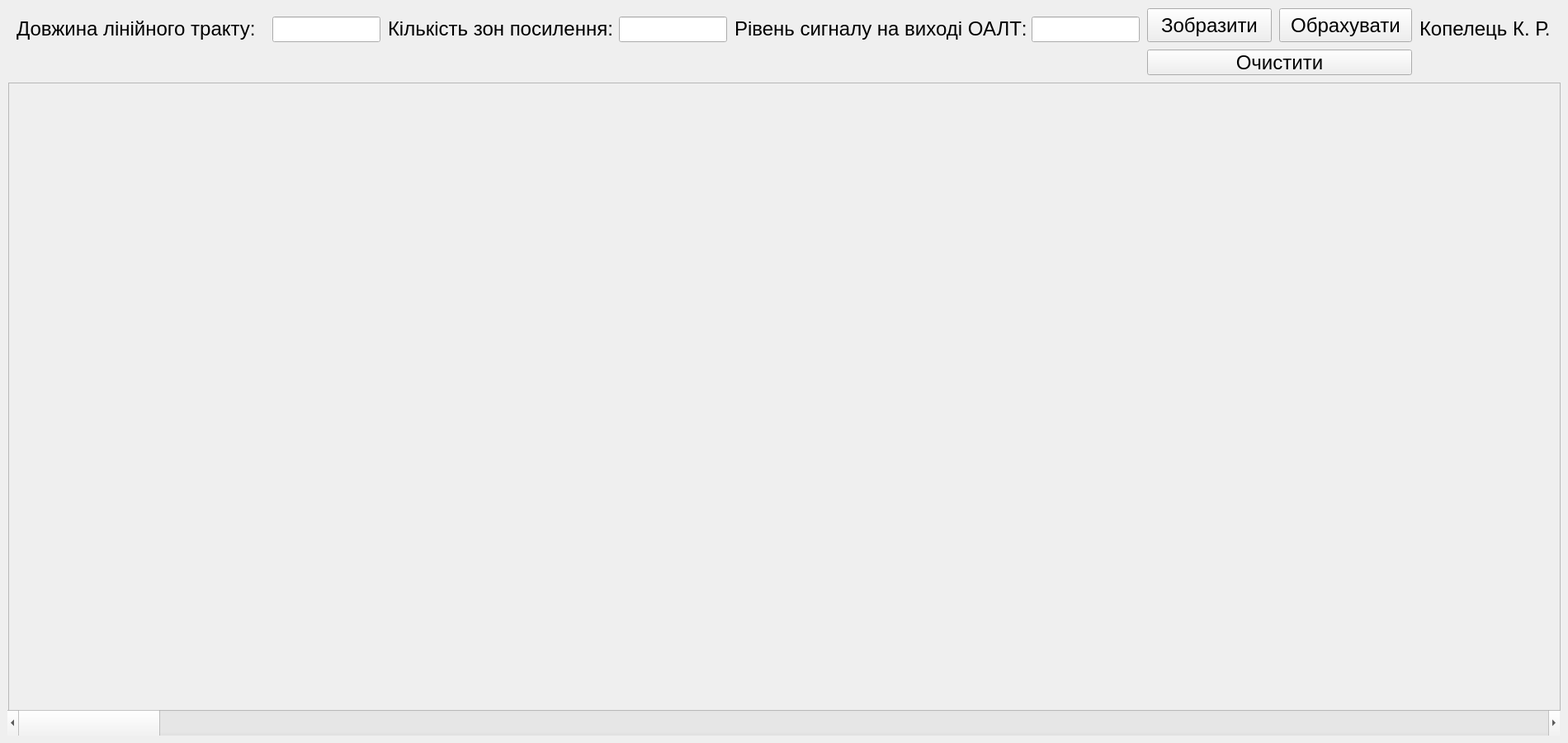
<?xml version="1.0" encoding="UTF-8"?>
<ui version="4.0">
 <class>MainWindow</class>
 <widget class="QMainWindow" name="MainWindow">
  <property name="geometry">
   <rect>
    <x>0</x>
    <y>0</y>
    <width>1900</width>
    <height>900</height>
   </rect>
  </property>
  <property name="font">
   <font>
    <pointsize>18</pointsize>
   </font>
  </property>
  <property name="windowTitle">
   <string>MainWindow</string>
  </property>
  <widget class="QWidget" name="centralWidget">
   <widget class="QLabel" name="LabelLenth">
    <property name="geometry">
     <rect>
      <x>20</x>
      <y>20</y>
      <width>301</width>
      <height>31</height>
     </rect>
    </property>
    <property name="text">
     <string>&lt;html&gt;&lt;head/&gt;&lt;body&gt;&lt;p&gt;Довжина лінійного тракту:&lt;/p&gt;&lt;/body&gt;&lt;/html&gt;</string>
    </property>
   </widget>
   <widget class="QLineEdit" name="Lenth">
    <property name="geometry">
     <rect>
      <x>330</x>
      <y>20</y>
      <width>131</width>
      <height>31</height>
     </rect>
    </property>
   </widget>
   <widget class="QLabel" name="LabelStartLevel">
    <property name="geometry">
     <rect>
      <x>890</x>
      <y>20</y>
      <width>361</width>
      <height>31</height>
     </rect>
    </property>
    <property name="text">
     <string>&lt;html&gt;&lt;head/&gt;&lt;body&gt;&lt;p&gt;Рівень сигналу на виході ОАЛТ:&lt;/p&gt;&lt;/body&gt;&lt;/html&gt;</string>
    </property>
   </widget>
   <widget class="QLabel" name="LabelNumberZoneAmplifier">
    <property name="geometry">
     <rect>
      <x>470</x>
      <y>20</y>
      <width>281</width>
      <height>31</height>
     </rect>
    </property>
    <property name="text">
     <string>&lt;html&gt;&lt;head/&gt;&lt;body&gt;&lt;p&gt;Кількість зон посилення:&lt;/p&gt;&lt;/body&gt;&lt;/html&gt;</string>
    </property>
   </widget>
   <widget class="QLineEdit" name="NumberZoneAmplifier">
    <property name="geometry">
     <rect>
      <x>750</x>
      <y>20</y>
      <width>131</width>
      <height>31</height>
     </rect>
    </property>
   </widget>
   <widget class="QLineEdit" name="StartLevel">
    <property name="geometry">
     <rect>
      <x>1250</x>
      <y>20</y>
      <width>131</width>
      <height>31</height>
     </rect>
    </property>
   </widget>
   <widget class="QLabel" name="LabelCopyrighted">
    <property name="geometry">
     <rect>
      <x>1720</x>
      <y>20</y>
      <width>171</width>
      <height>31</height>
     </rect>
    </property>
    <property name="text">
     <string>&lt;html&gt;&lt;head/&gt;&lt;body&gt;&lt;p&gt;Копелець К. Р.&lt;/p&gt;&lt;/body&gt;&lt;/html&gt;</string>
    </property>
   </widget>
   <widget class="QPushButton" name="BtnDraw">
    <property name="geometry">
     <rect>
      <x>1390</x>
      <y>10</y>
      <width>151</width>
      <height>41</height>
     </rect>
    </property>
    <property name="text">
     <string>Зобразити</string>
    </property>
   </widget>
   <widget class="QPushButton" name="BtnCalc">
    <property name="geometry">
     <rect>
      <x>1550</x>
      <y>10</y>
      <width>161</width>
      <height>41</height>
     </rect>
    </property>
    <property name="text">
     <string>Обрахувати</string>
    </property>
   </widget>
   <widget class="QScrollArea" name="scrollArea">
    <property name="geometry">
     <rect>
      <x>10</x>
      <y>100</y>
      <width>1881</width>
      <height>761</height>
     </rect>
    </property>
    <property name="widgetResizable">
     <bool>true</bool>
    </property>
    <widget class="QWidget" name="scrollAreaWidgetContents">
     <property name="geometry">
      <rect>
       <x>0</x>
       <y>0</y>
       <width>1879</width>
       <height>759</height>
      </rect>
     </property>
    </widget>
   </widget>
   <widget class="QScrollBar" name="horizontalScrollBar">
    <property name="geometry">
     <rect>
      <x>9</x>
      <y>860</y>
      <width>1881</width>
      <height>31</height>
     </rect>
    </property>
    <property name="orientation">
     <enum>Qt::Horizontal</enum>
    </property>
   </widget>
   <widget class="QPushButton" name="BtnClear">
    <property name="geometry">
     <rect>
      <x>1390</x>
      <y>60</y>
      <width>321</width>
      <height>31</height>
     </rect>
    </property>
    <property name="text">
     <string>Очистити</string>
    </property>
   </widget>
  </widget>
 </widget>
 <layoutdefault spacing="6" margin="11"/>
 <resources/>
 <connections/>
</ui>
